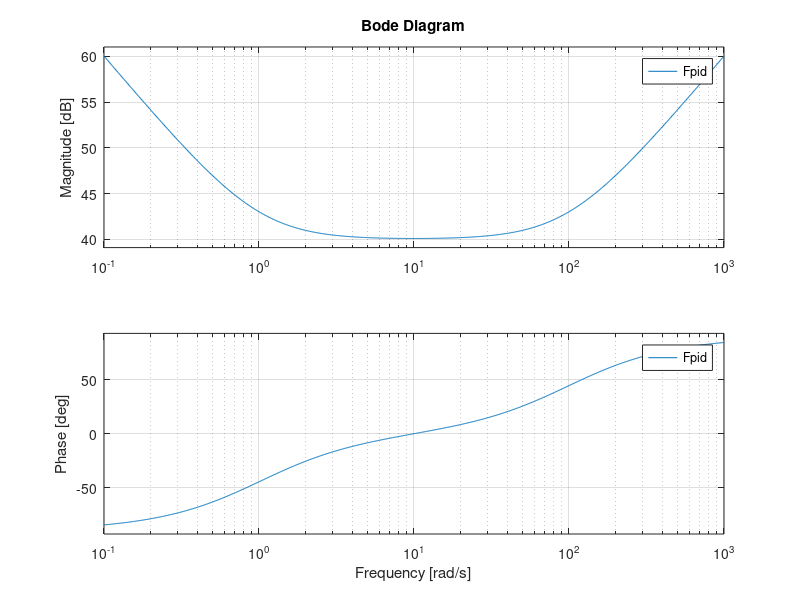
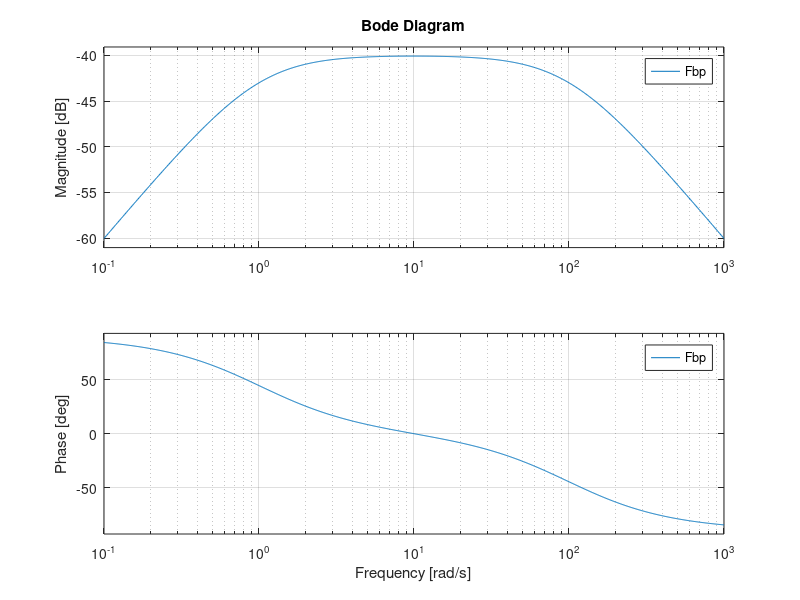
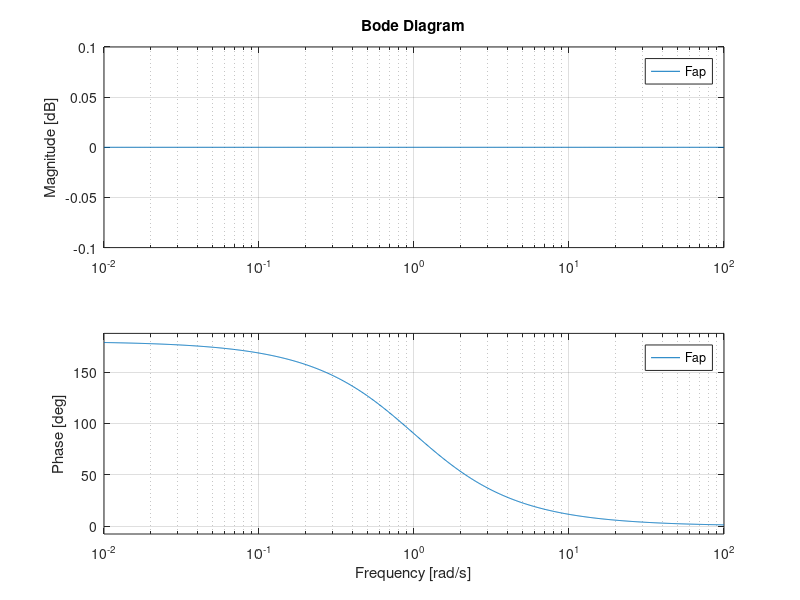

MATLAB code to generate these figures, in order: (Note: this script raises an error after producing the figures.)
clear; clc; close all;
%% q0 - Bode Plots
% PID Filter Plot
Fpid= tf([1 101 100],[0 1 0])
figure(1)
bode(Fpid)

% Bandpass Filter Plot
Fbp = tf([0 1 0],[1 101 100])
figure(2)
bode(Fbp)

% All-pass Filter Plot
Fap = tf([0 1 -1],[0 1 1])
figure(3)
bode(Fap)
%% q4
% Need to find a K value that sets G = 1

% Setting up the function & finding the transfer function
syms L1 L2 L3 L4 L5 L6 L7 x y w v
eqn1= v+L2*w==L1*y;
eqn2= L4*y==L3*x;
eqn3= v==L5*x-L5*y;
% eqn4= L6*y==L7*w;
sol=solve(eqn1,eqn2,eqn3,x,y,v); G=sol.y/w;  % G = Y/W

% Substituting the values of L &  M = 1000kg, C = 0, m = 0kg
syms M m C c K k s
M = 1000; C = 0; m = 0;
G=subs(sol.y/w,{L1,L2,L3,L4, L5},{M*s^2+C*s+K, K+C*s, m*s^2+c*s+k, k+c*s, k+c*s})
[numG,denG] = numden(G);      % this extracts out the num and den of G
numG=coeffs(numG,s);          % this extracts the powers of s in the num and den
denG=coeffs(denG,s);
numG=simplify(numG/denG(end)); % this makes the den monic
denG=simplify(denG/denG(end));
numG=numG(end:-1:1)   % this reverses the order of the vector of coefficients.
denG=denG(end:-1:1)


F_q4_a = tf([0 0 1], [1 0 1])
figure(4)
bode(F_q4_a)

% Substituting
m = 100; K=1000;
G=subs(sol.y/w,{L1,L2,L3,L4, L5},{M*s^2+C*s+K, K+C*s, m*s^2+c*s+k, k+c*s, k+c*s})
[numG,denG] = numden(G);      % this extracts out the num and den of G
numG=coeffs(numG,s);          % this extracts the powers of s in the num and den
denG=coeffs(denG,s);
numG=simplify(numG/denG(end)); % this makes the den monic
denG=simplify(denG/denG(end));
numG=numG(end:-1:1)   % this reverses the order of the vector of coefficients.
denG=denG(end:-1:1)

syms F f  
c = 10; k = 33;
F = (s^2 + (c*s/100) + (k/100))/(s^4+(11*c*s^3/1000)+(s^2*((11*k/1000)+1))+(c*s/100)+(k/100)) % Y(s) function

poles = RR_tf([1,1/10,33/100],[1,11/100,1363/1000,1/10,33/100]) % of F
p1 = -0.0447 - 0.5600i;
p2 = -0.0447 + 0.5600i;
p3 = -0.0103 - 1.0225i;
p4 = -0.0103 + 1.0225i;
f_a = 1; f_b = 1/10; f_c = 33/100;
A = (f_a*p1^2+f_b*p1+f_c)/((p1-p2)*(p1-p3)*(p1-p4));
B = (f_a*p2^2+f_b*p2+f_c)/((p2-p1)*(p2-p3)*(p2-p4));
C = (f_a*p3^2+f_b*p3+f_c)/((p3-p1)*(p3-p2)*(p3-p4));
D = (f_a*p4^2+f_b*p4+f_c)/((p4-p1)*(p4-p3)*(p4-p2));
t = 0:0.01:100;
f = A*exp(p1*t) + B*exp(p2*t) + C*exp(p3*t) + D*exp(p4*t);

figure(5)
plot(t, f)

figure(6)
bode([1,1/10,33/100],[1,11/100,1363/1000,1/10,33/100])